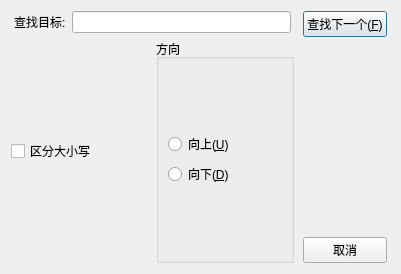
<?xml version="1.0" encoding="UTF-8"?>
<ui version="4.0">
 <class>SearchDialog</class>
 <widget class="QDialog" name="SearchDialog">
  <property name="geometry">
   <rect>
    <x>0</x>
    <y>0</y>
    <width>401</width>
    <height>274</height>
   </rect>
  </property>
  <property name="windowTitle">
   <string>查找</string>
  </property>
  <layout class="QHBoxLayout" name="horizontalLayout_2">
   <item>
    <layout class="QHBoxLayout" name="horizontalLayout_4">
     <item>
      <layout class="QVBoxLayout" name="verticalLayout">
       <item>
        <layout class="QHBoxLayout" name="horizontalLayout">
         <property name="leftMargin">
          <number>3</number>
         </property>
         <property name="rightMargin">
          <number>3</number>
         </property>
         <item>
          <widget class="QLabel" name="label">
           <property name="text">
            <string>查找目标:</string>
           </property>
          </widget>
         </item>
         <item>
          <widget class="QLineEdit" name="searchText"/>
         </item>
        </layout>
       </item>
       <item>
        <layout class="QHBoxLayout" name="horizontalLayout_3">
         <item>
          <widget class="QCheckBox" name="cbCaseSensetive">
           <property name="text">
            <string>区分大小写</string>
           </property>
          </widget>
         </item>
         <item>
          <widget class="QGroupBox" name="groupBox">
           <property name="title">
            <string>方向</string>
           </property>
           <layout class="QVBoxLayout" name="verticalLayout_4">
            <item>
             <layout class="QVBoxLayout" name="verticalLayout_3">
              <item>
               <widget class="QRadioButton" name="rbUp">
                <property name="font">
                 <font>
                  <pointsize>9</pointsize>
                 </font>
                </property>
                <property name="text">
                 <string>向上(&amp;U)</string>
                </property>
               </widget>
              </item>
              <item>
               <widget class="QRadioButton" name="rbDown">
                <property name="font">
                 <font>
                  <pointsize>9</pointsize>
                 </font>
                </property>
                <property name="text">
                 <string>向下(&amp;D)</string>
                </property>
               </widget>
              </item>
             </layout>
            </item>
           </layout>
          </widget>
         </item>
        </layout>
       </item>
      </layout>
     </item>
     <item>
      <layout class="QVBoxLayout" name="verticalLayout_2">
       <property name="leftMargin">
        <number>3</number>
       </property>
       <property name="rightMargin">
        <number>3</number>
       </property>
       <item>
        <widget class="QPushButton" name="btFindNext">
         <property name="text">
          <string>查找下一个(&amp;F)</string>
         </property>
        </widget>
       </item>
       <item>
        <spacer name="verticalSpacer">
         <property name="orientation">
          <enum>Qt::Vertical</enum>
         </property>
         <property name="sizeHint" stdset="0">
          <size>
           <width>20</width>
           <height>40</height>
          </size>
         </property>
        </spacer>
       </item>
       <item>
        <widget class="QPushButton" name="btCancel">
         <property name="text">
          <string>取消</string>
         </property>
        </widget>
       </item>
      </layout>
     </item>
    </layout>
   </item>
  </layout>
 </widget>
 <resources/>
 <connections/>
</ui>
